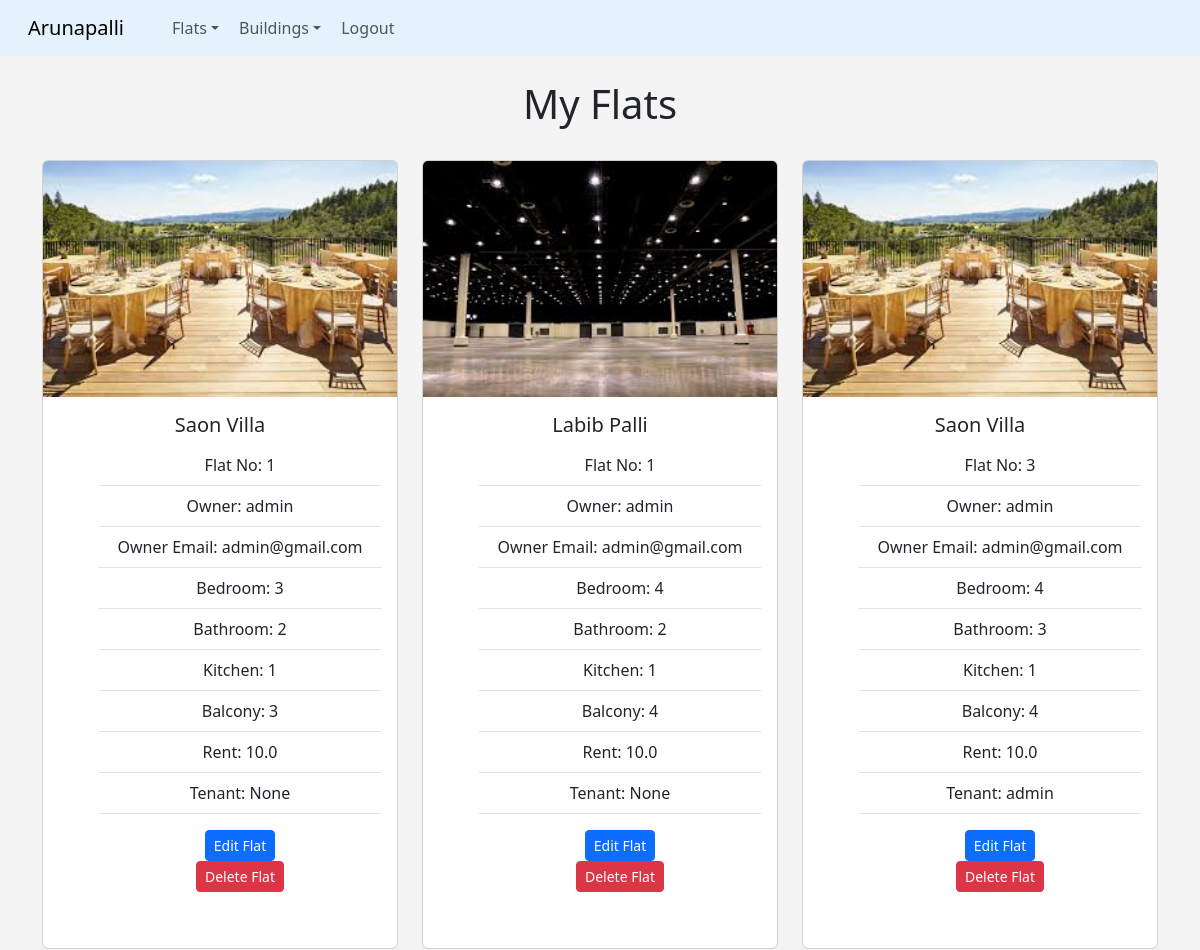
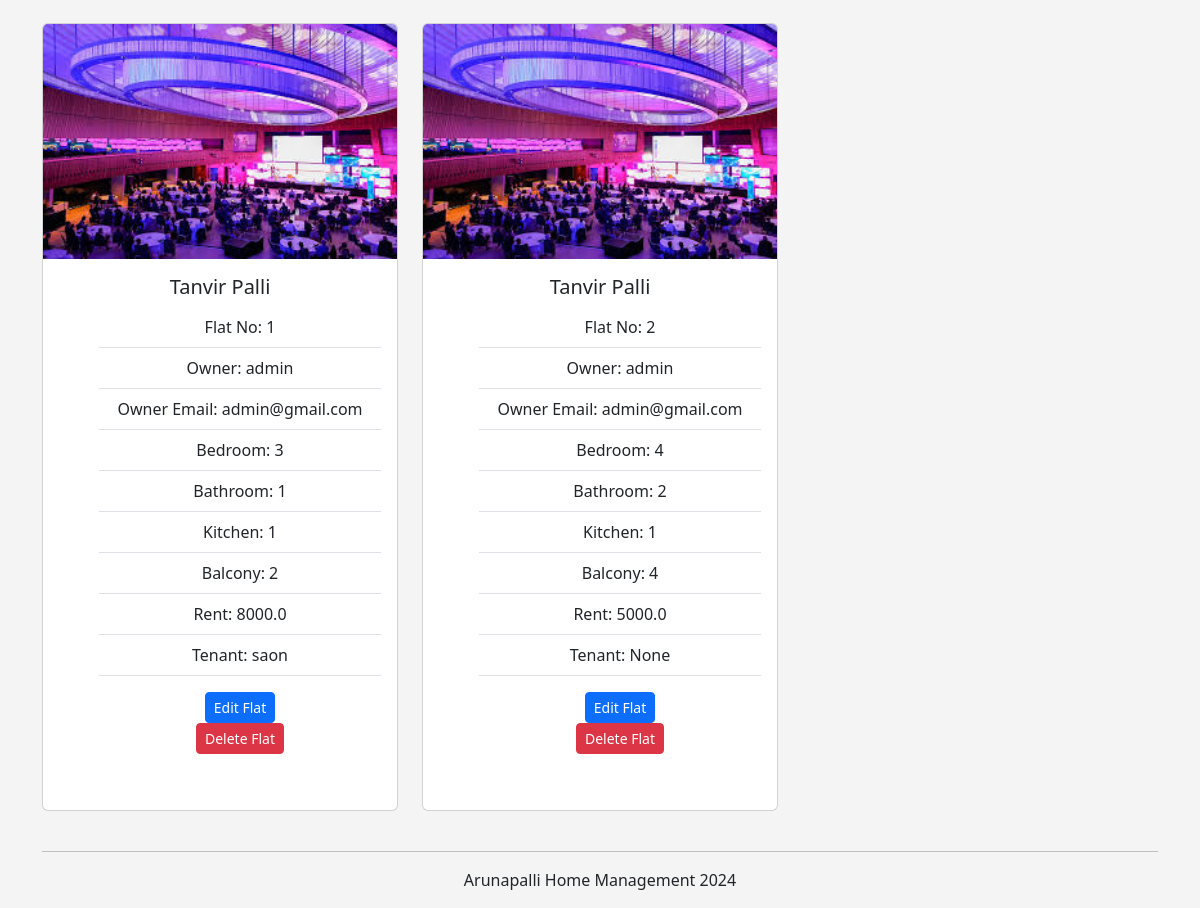
Page /my_flats (signed in) on the committed database (2 pictures, top to bottom).
### tenant/models.py (models this page shows, shortened)
class Flat(models.Model):
    number = models.CharField(max_length=10)
    owner = models.ForeignKey(User, on_delete=models.CASCADE)
    building = models.ForeignKey(Building, on_delete=models.CASCADE)
    bedroom = models.IntegerField()
    washroom = models.IntegerField()
    kitchen = models.IntegerField()
    balcony = models.IntegerField()
    flat_area = models.FloatField()
    tenant = models.ForeignKey(User, on_delete=models.CASCADE, blank=True, null=True, related_name='tenant_flat')
    rent = models.FloatField()

class Building(models.Model):
    name = models.CharField(max_length=100)
    Location = models.CharField(max_length=100)
    District = models.CharField(max_length=100)
    post_code = models.CharField(max_length=10)
    total_flat = models.IntegerField()
    owner = models.ForeignKey(User, on_delete=models.CASCADE)
    building_image = models.ImageField(upload_to='images/', blank=True, null=True)
    def __str__(self):
        return self.name

### tenant/views.py (the view)
# urls.py: path('my_flats', views.my_flats, name='my-flats'),
def my_flats(request):
    flats = Flat.objects.filter(owner=request.user)
    return render(request, 'tenants/my_flats.html', {'flats': flats})

### tenant/templates/tenants/my_flats.html
{% extends "tenants/base.html" %}
{% block content %}
<center>
    <h1>My Flats</h1>
    <br>
    <div class="row row-cols-1 row-cols-md-3 g-4">
        {% for flat in flats %}
        <div class="col">
          <div class="card">
            <img src="{{ flat.building.building_image.url }}" class="card-img-top" alt="building_image">
            <div class="card-body">
              <h5 class="card-title">{{ flat.building }}</h5>
              <ul class="list-group list-group-flush">
                <li class="list-group-item">Flat No: {{ flat.number }}</li>
                <li class="list-group-item">Owner: {{ flat.owner }}</li>
                <li class="list-group-item">Owner Email: {{ flat.owner.email }}</li>
                <li class="list-group-item">Bedroom: {{ flat.bedroom }}</li>
                <li class="list-group-item">Bathroom: {{ flat.washroom }}</li>
                <li class="list-group-item">Kitchen: {{ flat.kitchen }}</li>
                <li class="list-group-item">Balcony: {{ flat.balcony }}</li>
                <li class="list-group-item">Rent: {{ flat.rent }} </li>
                <li class="list-group-item">Tenant: {{ flat.tenant }} </li>
                <div class="card-body">
                    <a href="{% url 'edit-flat' flat.id %}" class="btn btn-primary btn-sm mx-4">Edit Flat</a>
                    <a href="{% url 'delete-flat' flat.id %}" class="btn btn-danger btn-sm mx-4">Delete Flat</a>
                </div>
            </div>
            <br>
          </div>
        </div>
        <br>
        {% endfor %}
      </div>
{% endblock %}

### tenant/templates/tenants/base.html (style rules this page uses)
body { background-color: #f4f4f4; }

### rows in the picture
Flat: building.building_image (picture), building "Saon Villa", number "1", owner "admin", owner.email "admin@gmail.com", bedroom "3", washroom "2", kitchen "1", balcony "3", rent "10.0", tenant "None"
Flat: building.building_image (picture), building "Labib Palli", number "1", owner "admin", owner.email "admin@gmail.com", bedroom "4", washroom "2", kitchen "1", balcony "4", rent "10.0", tenant "None"
Flat: building.building_image (picture), building "Saon Villa", number "3", owner "admin", owner.email "admin@gmail.com", bedroom "4", washroom "3", kitchen "1", balcony "4", rent "10.0", tenant "admin"
Flat: building.building_image (picture), building "Tanvir Palli", number "1", owner "admin", owner.email "admin@gmail.com", bedroom "3", washroom "1", kitchen "1", balcony "2", rent "8000.0", tenant "saon"
Flat: building.building_image (picture), building "Tanvir Palli", number "2", owner "admin", owner.email "admin@gmail.com", bedroom "4", washroom "2", kitchen "1", balcony "4", rent "5000.0", tenant "None"
